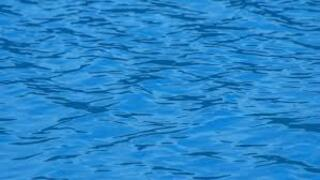
#> input picture catkin_ws/src/edvarka/src/controllers/rubbish_controller/base.jpg, 320 x 180 px; its folder holds only this picture in this run
$ python -i remove_background.py   (imports and definitions only)
#> lines starting #> are read from the running program, lines starting #| are printed output that depends on the picture; after the words box and inside, x2 and y2 are one past the last pixel; in counts of white or black regions, pixels touching at a corner belong together
#> further down, picture is the input picture: shape (180, 320, 3); mean B, G, R 203.3, 134.8, 39.4
import numpy as np
import cv2

# high parameters
IMG_SIZE = (256,256)
last_horizon = 255

################################################################################################
# background segmentation functions
################################################################################################

# method for converting images to uint8
def convertUnit8(img):
  img2 = np.zeros_like(img)
  cv2.normalize(img, img2, 0, 255, cv2.NORM_MINMAX)
  img2 = np.uint8(img2)
  return img2

# [22 lines left out: functions image_subtraction, getBackground, getEucLength, not called in this run]

def getYcoordinate(line):
    x1,y1,x2,y2 = line
    return int((y1+y2)/2)

def getHorizon(img):
    img = convertUnit8(img)
    edges = cv2.Canny(img, 150, 300, L2gradient=True)
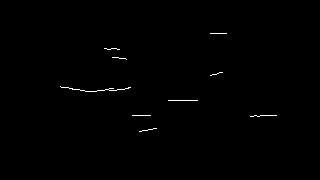
#> edges: shape (180, 320); 0.4% white in thin lines or dots, all inside (x1, y1, x2, y2) = (60, 33, 277, 132)
    cv2.imshow("Edges",edges); cv2.waitKey(1)
    lines = cv2.HoughLinesP(edges,rho=1,theta=np.pi/360,threshold=80,minLineLength=50,maxLineGap=5)
#> lines = None
#> (the run stopped early here; a loop or call above may not have finished)

$ run again, on catkin_ws/src/edvarka/src/controllers/rubbish_controller/object.jpg
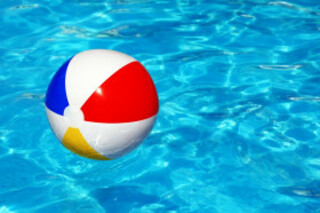
#> input picture catkin_ws/src/edvarka/src/controllers/rubbish_controller/object.jpg, 320 x 213 px
#> picture is the input picture: shape (213, 320, 3); mean B, G, R 201.4, 162.9, 40.2
#> in getHorizon, `edges = cv2.Canny(img, 150, 300, L2gradient=True)`:
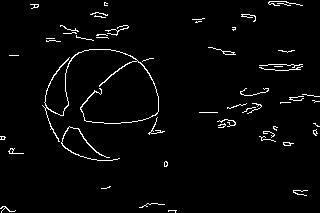
#> edges: shape (213, 320); 2.7% white in thin lines or dots
#> lines = None
